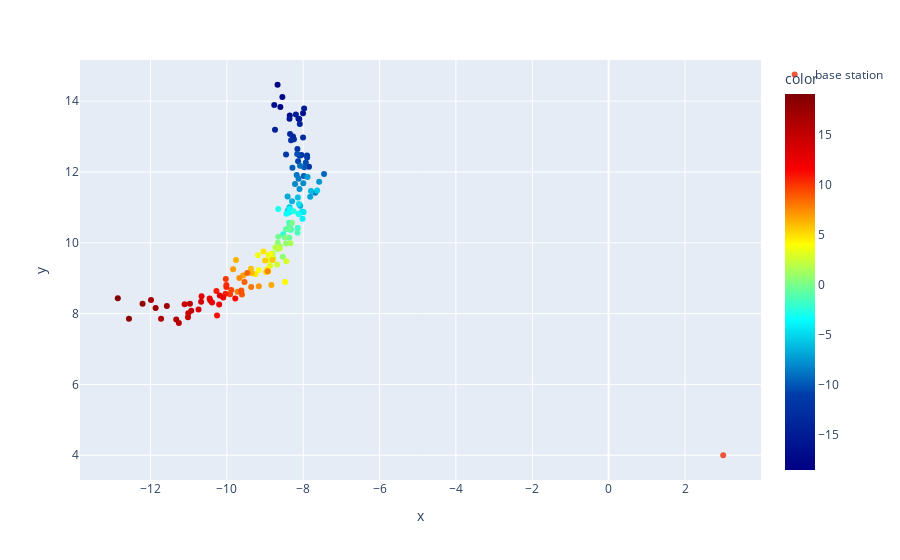

Write notebook code for a chart like this one.
### Code cell
fig = px.scatter(x=point_xs, y=point_ys, color=point_vs, color_continuous_scale="Jet")
fig.add_scatter(x=[radar_x], y=[radar_y], mode="markers", name="base station")

fig.show()

### Figure 1 — Plotly figure (JSON) as saved in the notebook; plotly's stock layout.template omitted (floating-point values rounded to 4 significant figures; data arrays with more than 128 entries replaced by an {"elided": "..."} marker saying what was removed)
{"data": [{"hovertemplate": "x=%{x}<br>y=%{y}<br>color=%{marker.color}<extra></extra>", "legendgroup": "", "marker": {"color": {"elided": "151 float values"}, "coloraxis": "coloraxis", "symbol": "circle"}, "mode": "markers", "name": "", "orientation": "v", "showlegend": false, "type": "scatter", "x": {"elided": "151 float values"}, "xaxis": "x", "y": {"elided": "151 float values"}, "yaxis": "y"}, {"mode": "markers", "name": "base station", "type": "scatter", "x": [3], "y": [4]}], "layout": {"autosize": true, "coloraxis": {"colorbar": {"title": {"text": "color"}}, "colorscale": [[0, "rgb(0,0,131)"], [0.2, "rgb(0,60,170)"], [0.4, "rgb(5,255,255)"], [0.6, "rgb(255,255,0)"], [0.8, "rgb(250,0,0)"], [1, "rgb(128,0,0)"]]}, "legend": {"tracegroupgap": 0}, "margin": {"t": 60}, "xaxis": {"anchor": "y", "autorange": true, "domain": [0, 1], "range": [-13.78, 3.92], "title": {"text": "x"}, "type": "linear"}, "yaxis": {"anchor": "x", "autorange": true, "domain": [0, 1], "range": [3.19, 15.27], "title": {"text": "y"}, "type": "linear"}}}
